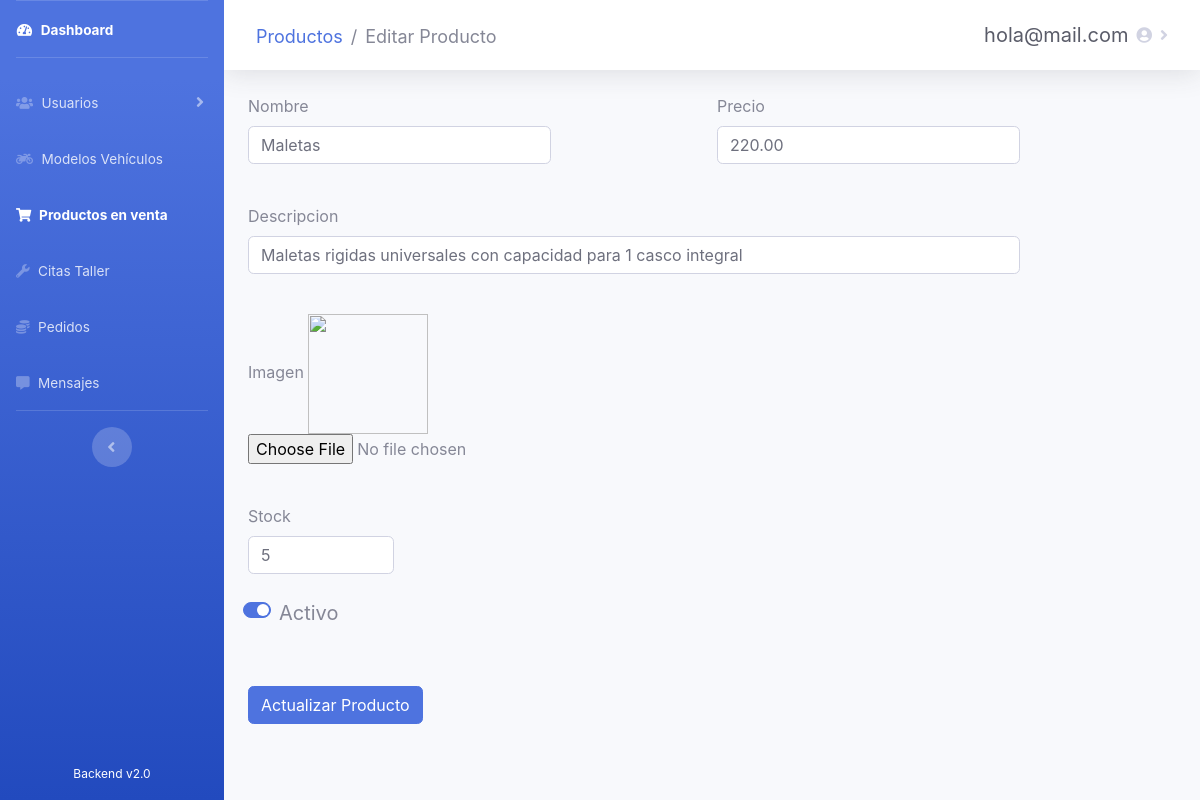
The app's page /admin/products/editarProducto.php?id=1 (signed in), older data.
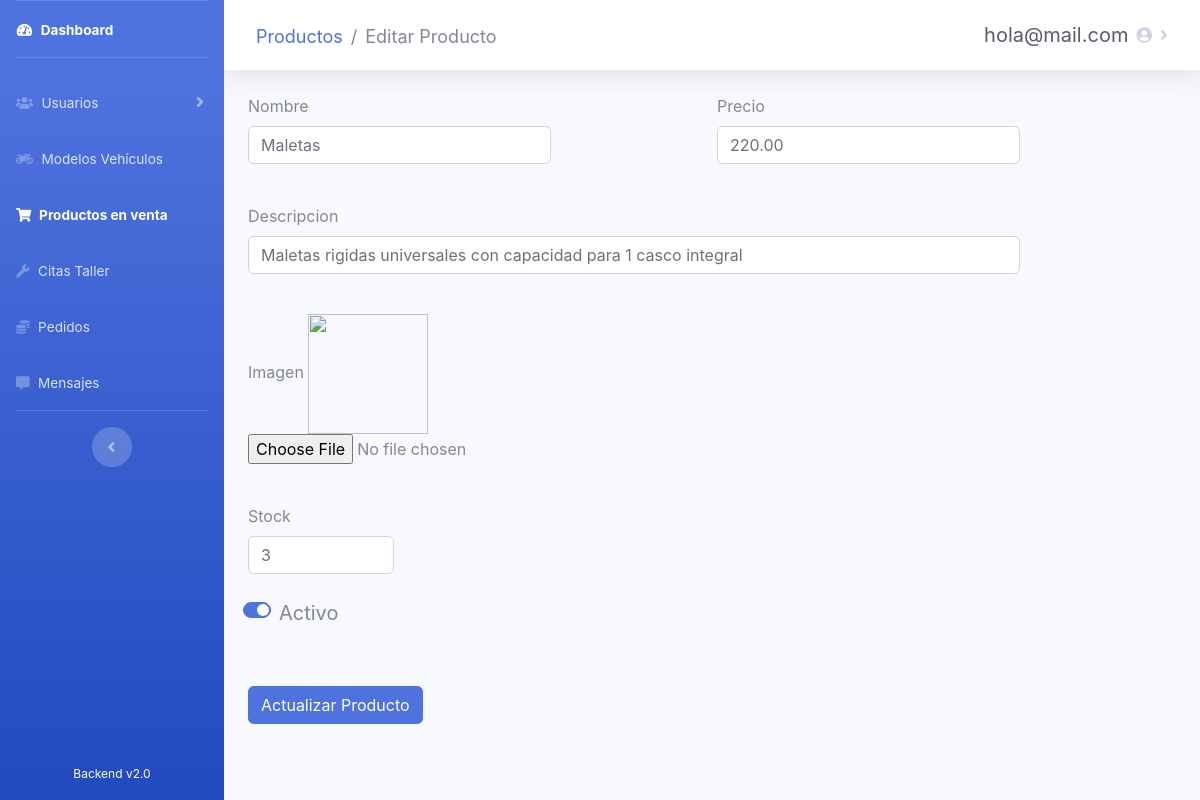
The same page, newer data.
### tables this page shows
CREATE TABLE `productos` (
  `id_producto` int(10) NOT NULL,
  `nombre` varchar(20) NOT NULL,
  `precio` double(10,2) NOT NULL,
  `descripcion` text NOT NULL,
  `stock` int(10) NOT NULL,
  `imagen` mediumblob NOT NULL,
  `is_active` tinyint(1) NOT NULL
);

### admin/products/editarProducto.php (the view, shortened to what the changed rows need)
<?php
require_once('../recursos/conexionBD.php');
$id = $_GET['id'];
$consulta = "SELECT * FROM productos WHERE id_producto = '$id'";
$resultado = mysqli_query($conexion, $consulta);
$fila = mysqli_fetch_array($resultado)
?>
<!DOCTYPE html>
<html lang="es">
<head>
    <link rel="stylesheet" href="https://use.fontawesome.com/releases/v5.11.2/css/all.css">
    <link href="../../css/sidebar-admin.css" rel="stylesheet">
</head>
<body id="page-top">
    <div id="wrapper">
        <div id="content-wrapper" class="d-flex flex-column">
            <div id="content">
                <div class="container-fluid">
                    <form action="" method="POST" id="editarProducto">
                        <div class="form-row">
                            <div class="form-group col-md-4">
                                <label for="nombre">Nombre</label>
                                <input type="text" class="form-control" id="nombre" name="nombre" required value="<?php echo $fila["nombre"]; ?>">
                            </div>
                            <div class="form-group col-md-4">
                                <label for="inputName">Precio</label>
                                <input type="number" class="form-control" id="precio" name="precio" step="0.01" required value="<?php echo $fila["precio"]; ?>">
                            </div>
                        </div>
                        <br>
                        <div class="form-row">
                            <div class="form-group col-md-10">
                                <label for="descripcion">Descripcion</label>
                                <input type="text" class="form-control" id="descripcion" name="descripcion" required value="<?php echo $fila["descripcion"]; ?>"></input>
                            </div>
                        </div>
                        <br>
                        <br>
                        <div class="form-row">
                            <div class="form-group col-md-2">
                                <label for="stock">Stock</label>
                                <input type="number" class="form-control" id="stock" name="stock" required value="<?php echo $fila["stock"]; ?>">
                            </div>
                        </div>
                        <br><br>
                    </form>
                </div>
            </div>
        </div>
    </div>
</body>
</html>

Row changes from the older to the newer data that the page shows:
changed productos "Maletas": stock "5" → "3"
